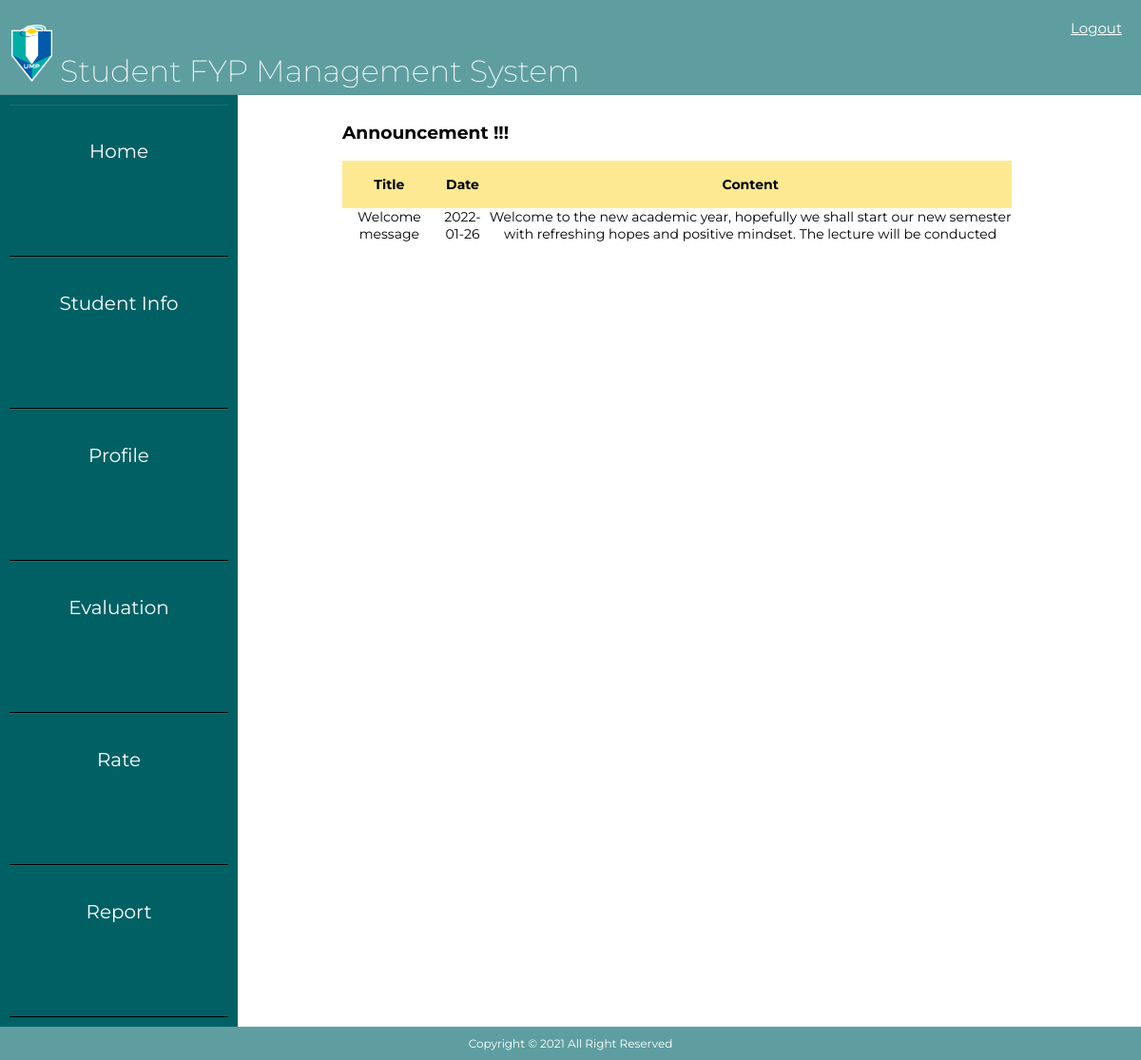
The page /suphome.php on the database its author committed.
### tables this page shows
CREATE TABLE `announcement` (
  `AnnouncementID` int(11) NOT NULL,
  `Title` varchar(70) NOT NULL,
  `Date` date NOT NULL,
  `Content` varchar(150) NOT NULL
);

### suphome.php (the view, shortened to what this page needs)
<?php
include_once './include/config.php';
?>
<!DOCTYPE html>
<html lang="en">
    <head>
        <link href="css/layout.css" type="text/css" rel="stylesheet" media="screen,projection">
        <link href="css/sidebar.css" type="text/css" rel="stylesheet" media="screen,projection">
    </head>
    <body>
    <div class="header">
        <div class ="inner_header">
            <div class="logo_container">
            <h1><img src="umplogo.png" alt="imgheader">  Student FYP Management System </h1>
            </div>
        <nav>
          <li style="list-style-type:none;"><span ><a href="logout.php" style="color:#fff; " >Logout</a></span></li>
</nav>
        </div>
</div>
<div class="row">
    <div class="column left">
        <ul>
        <li> <a href="suphome.php" class="button" name="home">Home</a></li>
        <li><a href="studentinfo.php" class="button"  name="studinfo">Student Info</a></li>
       <li><a href="supprofile.php" class="button" name="profile">Profile</a></li>
       <li><a href="supevaluation.php" class="button" name="evaluation">Evaluation</a></li>
        <li><a href="suprating.php" class="button" name="rate">Rate</a></li>
       <li><a href="supreport.php" class="button"  name="report">Report</a></li>
    </div>
    <div class="column right">
       <br><h3>Announcement !!!</h3><br>
    <form>
    <table class="center">
<tr>
    <th>Title</th>
    <th>Date</th>
    <th>Content</th>
</tr>
<tr>
    <?php
        $sql = "SELECT * FROM announcement" ;
                $result = $conn -> query($sql);
                if($result->num_rows > 0){
                    while($row = $result -> fetch_assoc() )
                 {
                    echo '<tr><td>' .$row["Title"]. '</td>';
                     echo '<td>' .$row["Date"]. '</td>';
                   echo '<td>' .$row["Content"]. '</td>';
              }
          }
          else{
              echo "No Result";
          }
          ?>
 </table>
</form>
</div>
<footer id="footer">
                        <span> Copyright &copy; 2021 All Right Reserved</span>
            </footer>
    </body>
</html>

### css/layout.css (style rules this page uses)
img { width: 55px;; height: 60px; padding-left: 12px; }
.header { width: 100vw; height: 100px; border-bottom: solid 1px rgba(16, 16, 16, 0.1); font-family: 'Poppins'; background-color: cadetblue; text-decoration: none; }
table { border-collapse: collapse; width: 100%; }
h3 { font-family: 'Montserrat'; }
html,body { height: 100%; }
th { background-color: #FDE992; height: 50px; }
td { height: 30px; }
#footer { text-align: center; padding: 10px; background-color: cadetblue; color: white; position: relative; width: 100%; font-family: 'Montserrat'; font-size: 12px; margin-top: -100px; clear:both; }
.logo_container { height: 100%; display: table; float: left; }
.logo_container h1 { color:white; height: 100%; display: table-cell; vertical-align: middle; font-family: 'Montserrat'; font-size: 32px; font-weight: 200; padding-top: 20px; }
.header nav { float:right; height: 100%; }
.header nav li { height: 100%; display: table; float:left; margin-right: 30px; margin-top: 20px; font-family: 'Montserrat'; font-size: 15px; }
.header nav li:last-of-type { margin-right:20; }
.header nav a { color:white; }
table { font-family: 'Montserrat'; font-size: 14px; }

### css/sidebar.css (style rules this page uses)
* { box-sizing: border-box; padding:0; margin:0; }
.column { float: left; width: 50%; padding: 10px; height: 300px; }
.row:after { content: ""; display: table; clear: both; }
.left { width: 250px; height: auto; background: #016064; }
.left ul a { display: block; height:20%; width: 100%; line-height:65px; font-size: 20px; color: white; padding-left: 40px; border-top: 1px solid rgba(255,255,255,.1); border-bottom: 1px solid black; }
.right { width: 75%; height: auto; }
.button { background-color: #016064; text-align: center; cursor: pointer; outline: none; border: none; color: #fff; border-radius: 0px; text-decoration: none; font-size: small; font-family: 'Montserrat'; padding: 16px 40px; transition: .4s; }
h3 { padding-left: 100px; }

### suphome.php (style rules this page uses)
table.center { text-align: center; padding-left:100px; }
table { margin-left:100px; text-align: center; width: 80%; }
.left ul li .button { height:20%; }

### rows shown on the page
announcement: Title "Welcome message", Date "2022-01-26", Content "Welcome to the new academic year, hopefully we shall start our new semester with refreshing hopes and positive mindset. The lecture will be conducted"
